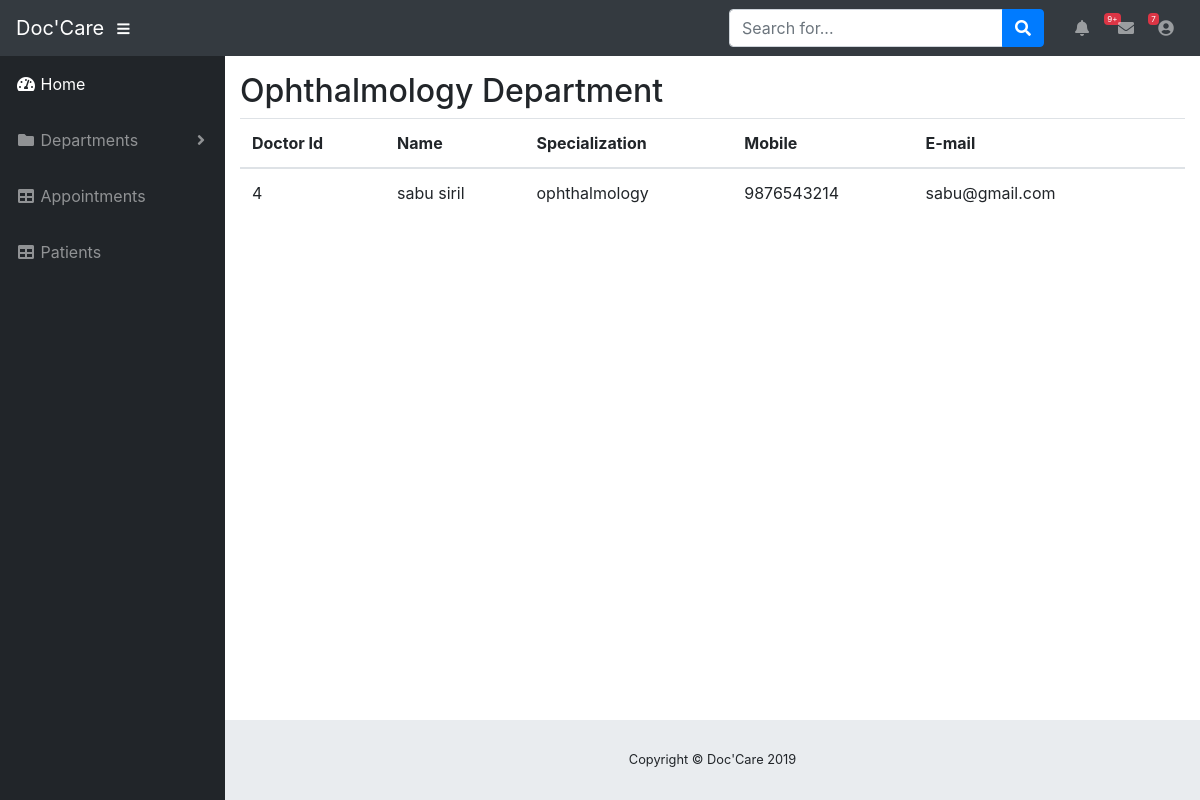
Screenshot of /doctor_ophthalmology.php?id=ophthalmology with the database file from the repository.
### tables this page shows
CREATE TABLE `doctor_registration` (
  `doctor_id` int(11) NOT NULL,
  `doctor_name` varchar(50) NOT NULL,
  `email` varchar(50) NOT NULL,
  `mobile` bigint(20) NOT NULL,
  `id_card_number` varchar(50) NOT NULL,
  `qualification` varchar(50) NOT NULL,
  `experience` varchar(50) NOT NULL,
  `specialization` varchar(50) NOT NULL,
  `pmc_certificate_no` varchar(50) NOT NULL,
  `clinic_address_line1` varchar(200) NOT NULL,
  `country` varchar(50) NOT NULL,
  `state` varchar(50) NOT NULL,
  `city` varchar(50) NOT NULL,
  `pincode` varchar(50) NOT NULL,
  `time_from` varchar(10) NOT NULL,
  `time_to` varchar(10) NOT NULL,
  `username` varchar(50) NOT NULL,
  `password` varchar(50) NOT NULL,
  `status` varchar(50) NOT NULL DEFAULT 'pending'
);

### doctor_ophthalmology.php (the view)
<?php include('doctor_header.php');?>
<table class="container-fluid table">
      <thead>
      <h2>Ophthalmology Department</h2>
         <tr>
             <th>Doctor Id</th>
             <th>Name</th>
             <th>Specialization</th>
             <th>Mobile</th>
             <th>E-mail</th>
             <th></th>
         </tr>
    </thead>
    <tbody>
<?php
include('connection.php');
$var = $_GET['id'];
$sql = "select * from doctor_registration where specialization='".$var."'";
$result = mysqli_query($conn,$sql);
while($row = mysqli_fetch_assoc($result))
{
    ?>
<tr>
<td><?php echo $row['doctor_id']; ?></td>
<td><?php echo $row['doctor_name']; ?></td>
<td><?php echo $row['specialization']; ?></td>
<td><?php echo $row['mobile']; ?></td>
<td><?php echo $row['email']; ?></td>
</tr>
        <?php
					  }
                      ?>
                      </tbody>
  </table>
<?php include('dashboard_footer.php');?>

### rows the page displays
doctor_registration: doctor_id "4", doctor_name "sabu siril", specialization "ophthalmology", mobile "9876543214", email "sabu@gmail.com"
